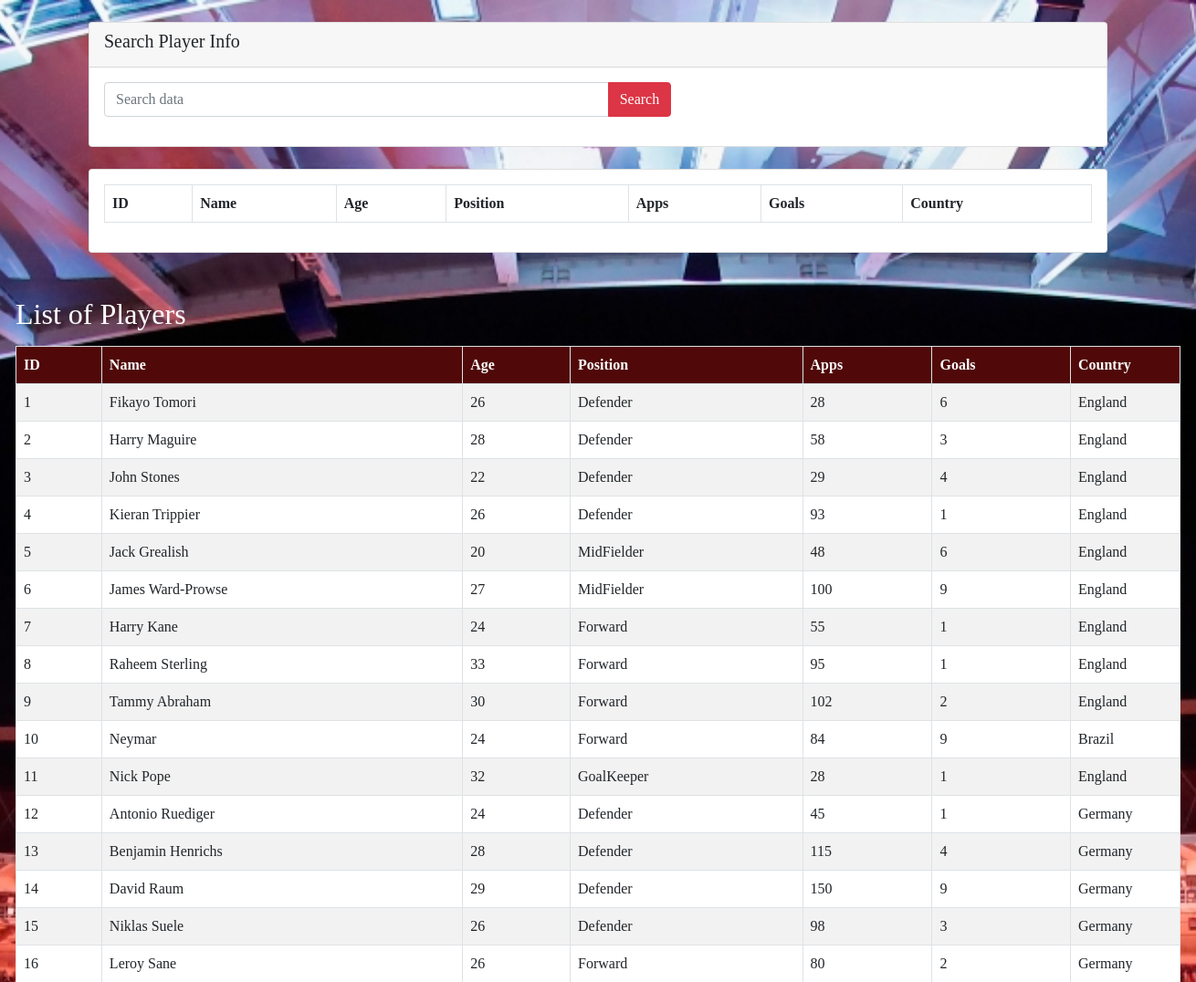
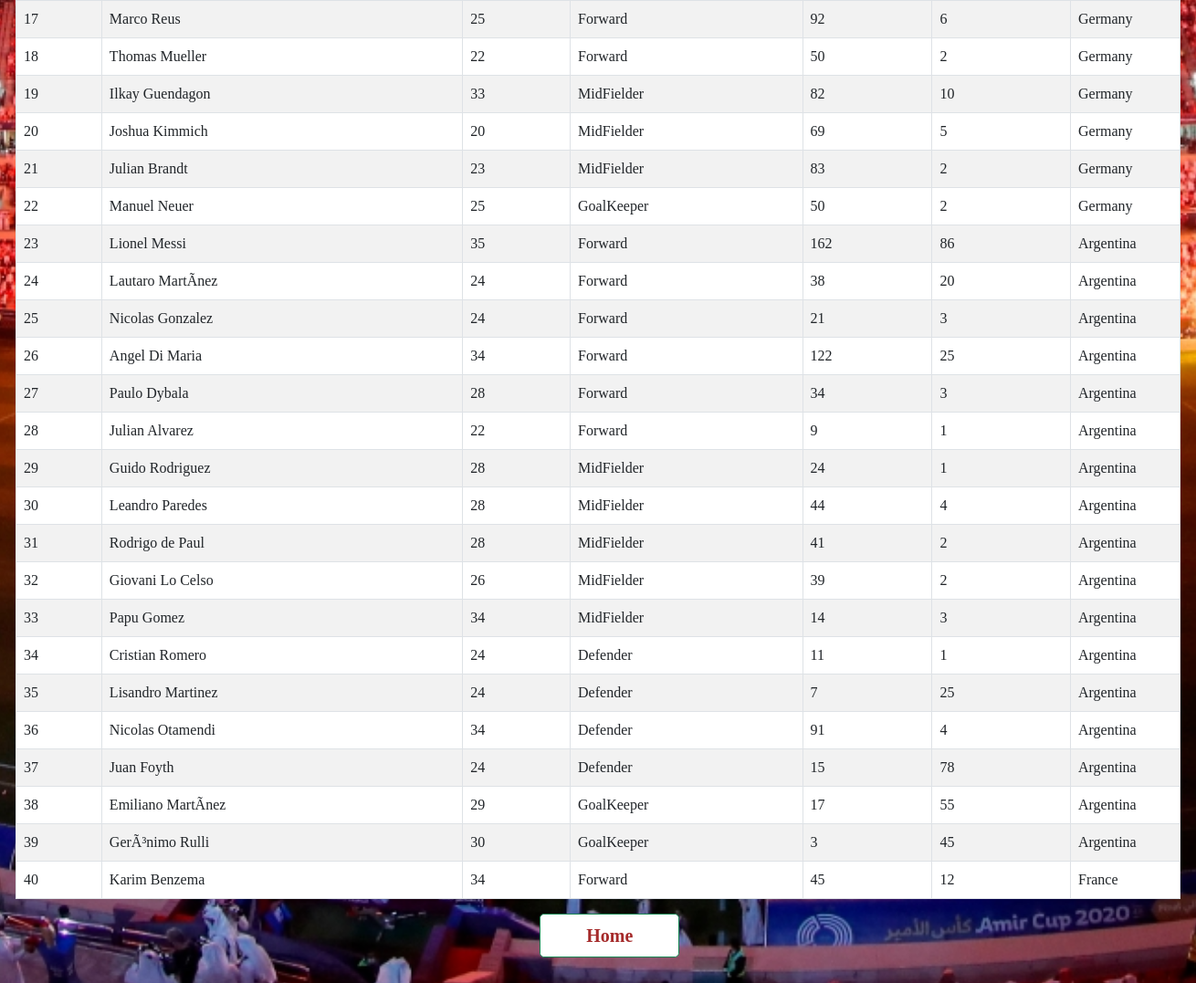
Page /Players_Info.php on the committed database (2 pictures, top to bottom).
### tables this page shows
CREATE TABLE `players` (
  `Country` text NOT NULL,
  `id` int(100) NOT NULL,
  `Position` varchar(100) NOT NULL,
  `Name` varchar(100) NOT NULL,
  `age` int(100) NOT NULL,
  `apps` int(100) NOT NULL,
  `goals` int(100) NOT NULL,
  `goalp` int(100) NOT NULL,
  `assistp` int(100) NOT NULL,
  `cleanp` int(100) NOT NULL,
  `points` int(100) NOT NULL
);

### Players_Info.php (the view, shortened to what this page needs)
<!doctype html>
<html lang="en">
<head>
    <link href="https://cdn.jsdelivr.net/npm/bootstrap@5.0.0-beta1/dist/css/bootstrap.min.css" rel="stylesheet">
</head>
<body>
    <div class="container">
        <div class="row">
            <div class="col-md-12">
                <div class="card mt-4">
                    <div class="card-header">
                        <h5>Search Player Info</h5>
                    </div>
                    <div class="card-body">
                        <div class="row">
                            <div class="col-md-7">
                                <form action="" method="GET">
                                    <div class="input-group mb-3">
                                        <input type="text" name="search" required value="<?php if(isset($_GET['search'])){echo $_GET['search']; } ?>" class="form-control" placeholder="Search data">
                                        <button type="submit" class="btn btn-danger">Search</button>
                                    </div>
                                </form>
                            </div>
                        </div>
                    </div>
                </div>
            </div>
            <div class="col-md-12">
                <div class="card mt-4">
                    <div class="card-body">
                        <table class="table table-bordered">
                            <thead >
                                <tr>
                                    <th>ID</th>
				                    <th>Name</th>
				                    <th>Age</th>
				                    <th>Position</th>
				                    <th>Apps</th>
				                    <th>Goals</th>
                                    <th>Country</th>
                                </tr>
                            </thead>
                        </table>
                    </div>
                </div>
            </div>
        </div>
    </div>
    <div class="wrapper">
        <div class="container-fluid">
            <div class="row" >
                <div class="col-md-12">
                    <div class="mt-5 mb-3 clearfix">
                        <h2 class="pull-left"><h2 style="color:#fff" >List of Players</h2>
                    </div>
                    <?php
                    require_once "config.php";
                    $sql = "SELECT * FROM players";
                    if($result = mysqli_query($conn, $sql)){
                        if(mysqli_num_rows($result) > 0){
                            echo '<table class="table table-bordered table-striped">';
                                echo "<thead >";
                                    echo "<tr>";
                                        echo "<th style='background-color:#500808; color: #fff;'>ID</th>";
                                        echo "<th style='background-color:#500808;color: #fff;'>Name</th>";
                                        echo "<th style='background-color:#500808;color: #fff;'>Age</th>";
                                        echo "<th style='background-color:#500808;color: #fff;'>Position</th>";
                                        echo "<th style='background-color:#500808;color: #fff;'>Apps</th>";
                                        echo "<th style='background-color:#500808;color: #fff;'>Goals</th>";
                                        echo "<th style='background-color:#500808;color: #fff;'>Country</th>";
                                    echo "</tr>";
                                echo "</thead>";
                                echo "<tbody>";
                                while($row = mysqli_fetch_array($result)){
                                    echo "<tr>";
                                        echo "<td>" . $row['id'] . "</td>";
                                        echo "<td>" . $row['Name'] . "</td>";
                                        echo "<td>" . $row['age'] . "</td>";
                                        echo "<td>" . $row['Position'] . "</td>";
                                        echo "<td>" . $row['apps'] . "</td>";
                                        echo "<td>" . $row['goals'] . "</td>";
                                        echo "<td>" . $row['Country'] . "</td>";
                                    echo "</tr>";
                                }
                                echo "</tbody>";
                            echo "</table>";
                        } else{
                            echo '<div class="alert alert-danger"><em>No records were found.</em></div>';
                        }
                    } else{
                        echo "Oops! Something went wrong. Please try again later.";
                    }
                    ?>
                </div>
            </div>
            <button class="btn btn-success btn-lg" onclick="location.href='home.php'" type="button" style="width: 12% ; font-weight:bold;font-family:'myFirstFont'; color:brown; font: weight 80%; margin-left:45%; margin-bottom:5%; background-color:#fff;">
            Home
        </button>
        </div>
    </div>
</body>
</html>

### Players_Info.php (style rules this page uses)
body { background-image: url("10.jpg"); background-repeat: no-repeat, repeat; height: cover; background-size: cover; background-position: center; }
.wrapper { width: 1300px; margin: 0 auto; }
table tr td:last-child { width: 120px; }
table { background-color:#fff; }
* { margin: 0; padding: 0; font-family:'myFirstFont'; }
th { display: table-cell; background-color:black; font-weight: bold; text-align: left; }

### rows in the picture
players: id "1", Name "Fikayo Tomori", age "26", Position "Defender", apps "28", goals "6", Country "England"
players: id "2", Name "Harry Maguire", age "28", Position "Defender", apps "58", goals "3", Country "England"
players: id "3", Name "John Stones", age "22", Position "Defender", apps "29", goals "4", Country "England"
players: id "4", Name "Kieran Trippier", age "26", Position "Defender", apps "93", goals "1", Country "England"
players: id "5", Name "Jack Grealish", age "20", Position "MidFielder", apps "48", goals "6", Country "England"
players: id "6", Name "James Ward-Prowse", age "27", Position "MidFielder", apps "100", goals "9", Country "England"
players: id "7", Name "Harry Kane", age "24", Position "Forward", apps "55", goals "1", Country "England"
players: id "8", Name "Raheem Sterling", age "33", Position "Forward", apps "95", goals "1", Country "England"
players: id "9", Name "Tammy Abraham", age "30", Position "Forward", apps "102", goals "2", Country "England"
players: id "10", Name "Neymar", age "24", Position "Forward", apps "84", goals "9", Country "Brazil"
players: id "11", Name "Nick Pope", age "32", Position "GoalKeeper", apps "28", goals "1", Country "England"
players: id "12", Name "Antonio Ruediger", age "24", Position "Defender", apps "45", goals "1", Country "Germany"
players: id "13", Name "Benjamin Henrichs", age "28", Position "Defender", apps "115", goals "4", Country "Germany"
players: id "14", Name "David Raum", age "29", Position "Defender", apps "150", goals "9", Country "Germany"
players: id "15", Name "Niklas Suele", age "26", Position "Defender", apps "98", goals "3", Country "Germany"
players: id "16", Name "Leroy Sane", age "26", Position "Forward", apps "80", goals "2", Country "Germany"
players: id "17", Name "Marco Reus", age "25", Position "Forward", apps "92", goals "6", Country "Germany"
players: id "18", Name "Thomas Mueller", age "22", Position "Forward", apps "50", goals "2", Country "Germany"
players: id "19", Name "Ilkay Guendagon", age "33", Position "MidFielder", apps "82", goals "10", Country "Germany"
players: id "20", Name "Joshua Kimmich", age "20", Position "MidFielder", apps "69", goals "5", Country "Germany"
players: id "21", Name "Julian Brandt", age "23", Position "MidFielder", apps "83", goals "2", Country "Germany"
players: id "22", Name "Manuel Neuer", age "25", Position "GoalKeeper", apps "50", goals "2", Country "Germany"
players: id "23", Name "Lionel Messi", age "35", Position "Forward", apps "162", goals "86", Country "Argentina"
players: id "24", Name "Lautaro MartÃ­nez", age "24", Position "Forward", apps "38", goals "20", Country "Argentina"
players: id "25", Name "Nicolas Gonzalez", age "24", Position "Forward", apps "21", goals "3", Country "Argentina"
players: id "26", Name "Angel Di Maria", age "34", Position "Forward", apps "122", goals "25", Country "Argentina"
players: id "27", Name "Paulo Dybala", age "28", Position "Forward", apps "34", goals "3", Country "Argentina"
players: id "28", Name "Julian Alvarez", age "22", Position "Forward", apps "9", goals "1", Country "Argentina"
players: id "29", Name "Guido Rodriguez", age "28", Position "MidFielder", apps "24", goals "1", Country "Argentina"
players: id "30", Name "Leandro Paredes", age "28", Position "MidFielder", apps "44", goals "4", Country "Argentina"
players: id "31", Name "Rodrigo de Paul", age "28", Position "MidFielder", apps "41", goals "2", Country "Argentina"
players: id "32", Name "Giovani Lo Celso", age "26", Position "MidFielder", apps "39", goals "2", Country "Argentina"
players: id "33", Name "Papu Gomez", age "34", Position "MidFielder", apps "14", goals "3", Country "Argentina"
players: id "34", Name "Cristian Romero", age "24", Position "Defender", apps "11", goals "1", Country "Argentina"
players: id "35", Name "Lisandro Martinez", age "24", Position "Defender", apps "7", goals "25", Country "Argentina"
players: id "36", Name "Nicolas Otamendi", age "34", Position "Defender", apps "91", goals "4", Country "Argentina"
players: id "37", Name "Juan Foyth", age "24", Position "Defender", apps "15", goals "78", Country "Argentina"
players: id "38", Name "Emiliano MartÃ­nez", age "29", Position "GoalKeeper", apps "17", goals "55", Country "Argentina"
players: id "39", Name "GerÃ³nimo Rulli", age "30", Position "GoalKeeper", apps "3", goals "45", Country "Argentina"
players: id "40", Name "Karim Benzema", age "34", Position "Forward", apps "45", goals "12", Country "France"
